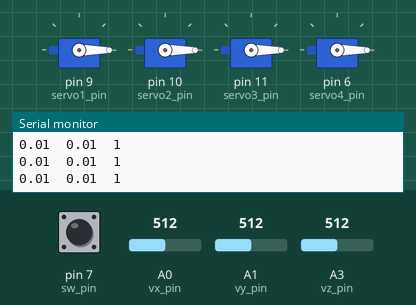
The sketch below on a simulated Arduino Uno, built with avr-gcc and run on an emulated ATmega328P. Parts: 4 × servo, the last lines printed to the serial monitor. The test bench sets the inputs (shaded band); at power-on: A1 (vy_pin) = 512, A3 (vz_pin) = 512, A0 (vx_pin) = 512, pin 7 (sw_pin) HIGH.

Above: at 1.2 s.
1.3 s: A1 (vy_pin) set to 684
At 1.9 s:
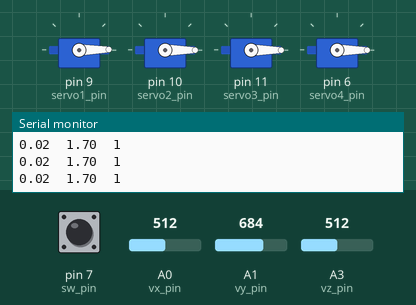
4.3 s: A1 (vy_pin) set to 694
5.8 s: A3 (vz_pin) set to 0
8.8 s: A0 (vx_pin) set to 704
11.8 s: A0 (vx_pin) set to 723
At 19.8 s:
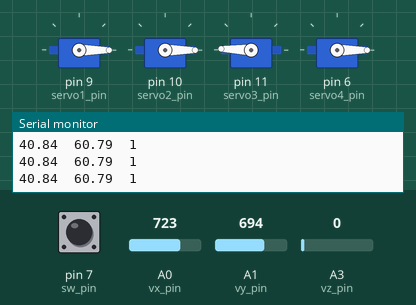
Timing chart, 0 to 20.1 s (numbered marks = the images above; inputs shaded):
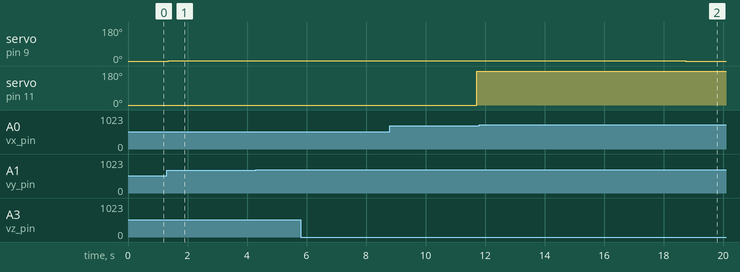

Measured:
- the behaviour switches between 722 and 723 on A0 (vx_pin) (found by bisection; images 1 and 2)
- after the input at 1.3 s, servo on pin 9 (servo1_pin): 0° → 1° after 0.05 s
- after the input at 11.8 s, servo on pin 9 (servo1_pin): 1° → 0° after 7.0 s

The sketch:

joystick_inerface.ino
```cpp
#include <math.h>
#include <Servo.h>

#define vx_pin A0 //Vx Channel Pin
#define vy_pin A1 //Vy Channel Pin
#define sw_pin 7 //SW1 Channel Pin
#define vz_pin A3 //Vz Channel (Vx of 2nd Joystick)

#define servo1_pin 9
#define servo2_pin 10
#define servo3_pin 11
#define servo4_pin 6

Servo servo1, servo2, servo3, servo4;

int vx_reading = 0; //Joystick X Axis Reading
int vy_reading = 0; //Joystick Y Axis Reading
int vz_reading = 0; //Joystick Z Axis Reading
int sw_state = 0; //Joystick Button

float x_mul, y_mul, z_mul; //Increment Multiplier
float x_pos, y_pos, z_pos; //Absolute X, Y variables

int rate = 1; //Incrementation Rate
int inc_time = 100; //Minimum Incrementation Interval

unsigned long previous_tx = 0; //Previous time for last time x_pos was incremented
unsigned long previous_ty = 0; //Previous time for last time y_pos was incremented
unsigned long previous_tz = 0; //Previous time for last time z_pos was incremented

/* Control Variables for Servos */
float theta1;
float theta2;
float theta3;
float theta4;

/* Robot Parameters */
float r1, r2, r3;
float a1=24.94, a2=82, a3=168.5;
float phi1, phi2, phi3;
float x_max=100, y_max=100, z_max=100;

/* Float Point Mapping Function */
float mapfloat(long x, long in_min, long in_max, long out_min, long out_max){
 return (float)(x - in_min) * (out_max - out_min) / (float)(in_max - in_min) + out_min;
}

/* Function for incrementing x_pos */
void inc_x(){
  unsigned long now = millis();
  if ( now - previous_tx >= inc_time ){
      x_pos = x_pos + (x_mul * rate);
      previous_tx= millis();
  }
}

/* Function for incrementing y_pos */
void inc_y(){
  unsigned long now = millis();
  if ( now - previous_ty >= inc_time ){
      y_pos = y_pos + (y_mul * rate);
      previous_ty = millis();
  }
}

/* Function for incrementing z_pos */
void inc_z(){
  unsigned long now = millis();
  if ( now - previous_tz >= inc_time ){
      z_pos = z_pos + (z_mul * rate);
      previous_tz = millis();
  }
}

void setup() {
  /* Pin Declaration */
  pinMode(vx_pin, INPUT);
  pinMode(vy_pin, INPUT);
  pinMode(vz_pin, INPUT);
  pinMode(sw_pin, INPUT);

  digitalWrite(sw_pin, HIGH); //Pull Up Resistor for Switch - HW Requirement

  servo1.attach(servo1_pin);
  servo2.attach(servo2_pin);
  servo3.attach(servo3_pin);
  servo4.attach(servo4_pin);

  Serial.begin(9600);
}

void loop() {
  /* Reading HW Values */
  vx_reading = analogRead(vx_pin);
  vy_reading = analogRead(vy_pin);
  sw_state = digitalRead(sw_pin);

  vz_reading = analogRead(vz_pin);

  /* Calculating Multiplier */
  x_mul = mapfloat(vx_reading, 0, 1023, -1, 1);
  y_mul = mapfloat(vy_reading, 0, 1023, -1, 1);
  z_mul = mapfloat(vz_reading, 0, 1023, -1, 1);


  /* Eliminating Noise */
  if( x_mul < 0 && x_mul > -0.02 ) {
    x_mul = 0;
  }
  if( y_mul < 0 && y_mul > -0.02 ) {
    y_mul = 0;
  }
  if( z_mul < 0 && z_mul > -0.02 ) {
    z_mul = 0;
  }

  /* Incrementing Global X_Pos and Y_Pos */
  inc_x();
  inc_y();
  inc_z();

  /* Saturation for Position Values */
  if ( x_pos >= x_max ) {
    x_pos = x_max;
  } else if ( x_pos <= -x_max ){
    x_pos = -x_max;
  }

  if ( y_pos >= y_max ) {
    y_pos = y_max;
  } else if ( y_pos <= -y_max ){
    y_pos = -y_max;
  }

  if ( z_pos >= z_max ) {
    z_pos = z_max;
  } else if ( z_pos <= -z_max ){
    z_pos = -z_max;
  }

  /* Printing to send values to Vrep */
  Serial.print(x_pos);
  Serial.print("\t");
  Serial.print(y_pos);
  Serial.print("\t");
  Serial.print(sw_state);
  Serial.println("\t");

  /* Inverse Kinematic Equations */
  theta1 = atan( y_pos / x_pos );

  r1 = sqrt( ( x_pos * x_pos ) + ( y_pos * y_pos ));
  r2 = z_pos - a1;
  phi2 = atan( r2 / r1 );
  phi1 = acos( ( (a3 * a3) - (a2 * a2) - (r3 * r3)) / ( -2 * a2 * r3 ) );
  theta2 = phi2 - phi1;

  r3 = sqrt( (r1 * r1) + (r2 * r2));
  phi3 = acos( ((r3 * r3) - (a2 * a2) - (a3 * a3)) / (-2 * a2 * a3 ));
  theta3 = 180 - phi3;

  /* Servo Actuation */
  servo1.write(theta1);
  servo2.write(theta2);
  servo3.write(theta3);
  servo4.write(theta4);
}
```
